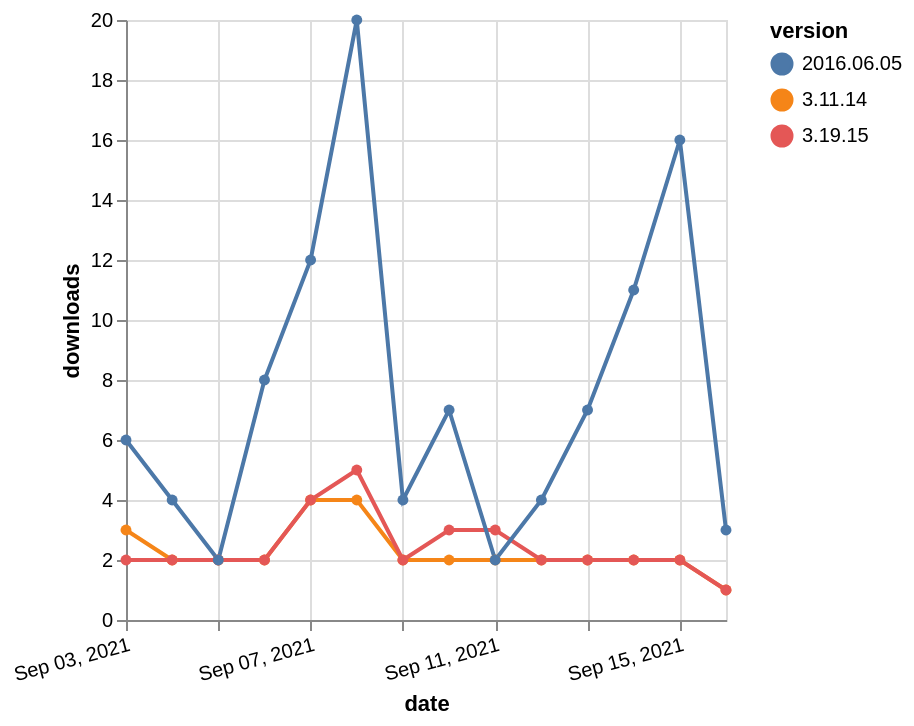

The specification (Vega-Lite) saved for this image:
### Vega-Lite specification from a JSON file in a GitHub repository (floating-point values rounded to 4 significant figures)
{"$schema": "https://vega.github.io/schema/vega-lite/v5.json", "description": "A simple bar chart with embedded data.", "data": {"values": [{"date": "2021-09-03", "total": 3354, "delta": 3, "version": "3.11.14"}, {"date": "2021-09-04", "total": 3356, "delta": 2, "version": "3.11.14"}, {"date": "2021-09-05", "total": 3358, "delta": 2, "version": "3.11.14"}, {"date": "2021-09-06", "total": 3360, "delta": 2, "version": "3.11.14"}, {"date": "2021-09-07", "total": 3364, "delta": 4, "version": "3.11.14"}, {"date": "2021-09-08", "total": 3368, "delta": 4, "version": "3.11.14"}, {"date": "2021-09-09", "total": 3370, "delta": 2, "version": "3.11.14"}, {"date": "2021-09-10", "total": 3372, "delta": 2, "version": "3.11.14"}, {"date": "2021-09-11", "total": 3374, "delta": 2, "version": "3.11.14"}, {"date": "2021-09-12", "total": 3376, "delta": 2, "version": "3.11.14"}, {"date": "2021-09-13", "total": 3378, "delta": 2, "version": "3.11.14"}, {"date": "2021-09-14", "total": 3380, "delta": 2, "version": "3.11.14"}, {"date": "2021-09-15", "total": 3382, "delta": 2, "version": "3.11.14"}, {"date": "2021-09-16", "total": 3383, "delta": 1, "version": "3.11.14"}, {"date": "2021-09-03", "total": 4387, "delta": 2, "version": "3.19.15"}, {"date": "2021-09-04", "total": 4389, "delta": 2, "version": "3.19.15"}, {"date": "2021-09-05", "total": 4391, "delta": 2, "version": "3.19.15"}, {"date": "2021-09-06", "total": 4393, "delta": 2, "version": "3.19.15"}, {"date": "2021-09-07", "total": 4397, "delta": 4, "version": "3.19.15"}, {"date": "2021-09-08", "total": 4402, "delta": 5, "version": "3.19.15"}, {"date": "2021-09-09", "total": 4404, "delta": 2, "version": "3.19.15"}, {"date": "2021-09-10", "total": 4407, "delta": 3, "version": "3.19.15"}, {"date": "2021-09-11", "total": 4410, "delta": 3, "version": "3.19.15"}, {"date": "2021-09-12", "total": 4412, "delta": 2, "version": "3.19.15"}, {"date": "2021-09-13", "total": 4414, "delta": 2, "version": "3.19.15"}, {"date": "2021-09-14", "total": 4416, "delta": 2, "version": "3.19.15"}, {"date": "2021-09-15", "total": 4418, "delta": 2, "version": "3.19.15"}, {"date": "2021-09-16", "total": 4419, "delta": 1, "version": "3.19.15"}, {"date": "2021-09-03", "total": 8469, "delta": 6, "version": "2016.06.05"}, {"date": "2021-09-04", "total": 8473, "delta": 4, "version": "2016.06.05"}, {"date": "2021-09-05", "total": 8475, "delta": 2, "version": "2016.06.05"}, {"date": "2021-09-06", "total": 8483, "delta": 8, "version": "2016.06.05"}, {"date": "2021-09-07", "total": 8495, "delta": 12, "version": "2016.06.05"}, {"date": "2021-09-08", "total": 8515, "delta": 20, "version": "2016.06.05"}, {"date": "2021-09-09", "total": 8519, "delta": 4, "version": "2016.06.05"}, {"date": "2021-09-10", "total": 8526, "delta": 7, "version": "2016.06.05"}, {"date": "2021-09-11", "total": 8528, "delta": 2, "version": "2016.06.05"}, {"date": "2021-09-12", "total": 8532, "delta": 4, "version": "2016.06.05"}, {"date": "2021-09-13", "total": 8539, "delta": 7, "version": "2016.06.05"}, {"date": "2021-09-14", "total": 8550, "delta": 11, "version": "2016.06.05"}, {"date": "2021-09-15", "total": 8566, "delta": 16, "version": "2016.06.05"}, {"date": "2021-09-16", "total": 8569, "delta": 3, "version": "2016.06.05"}]}, "width": "container", "mark": {"type": "line", "point": {"filled": true}}, "encoding": {"x": {"field": "date", "type": "temporal", "timeUnit": "yearmonthdate", "title": "date", "axis": {"labelAngle": -15}}, "y": {"field": "delta", "type": "quantitative", "title": "downloads"}, "color": {"field": "version", "type": "nominal"}, "tooltip": {"field": "delta"}}}
